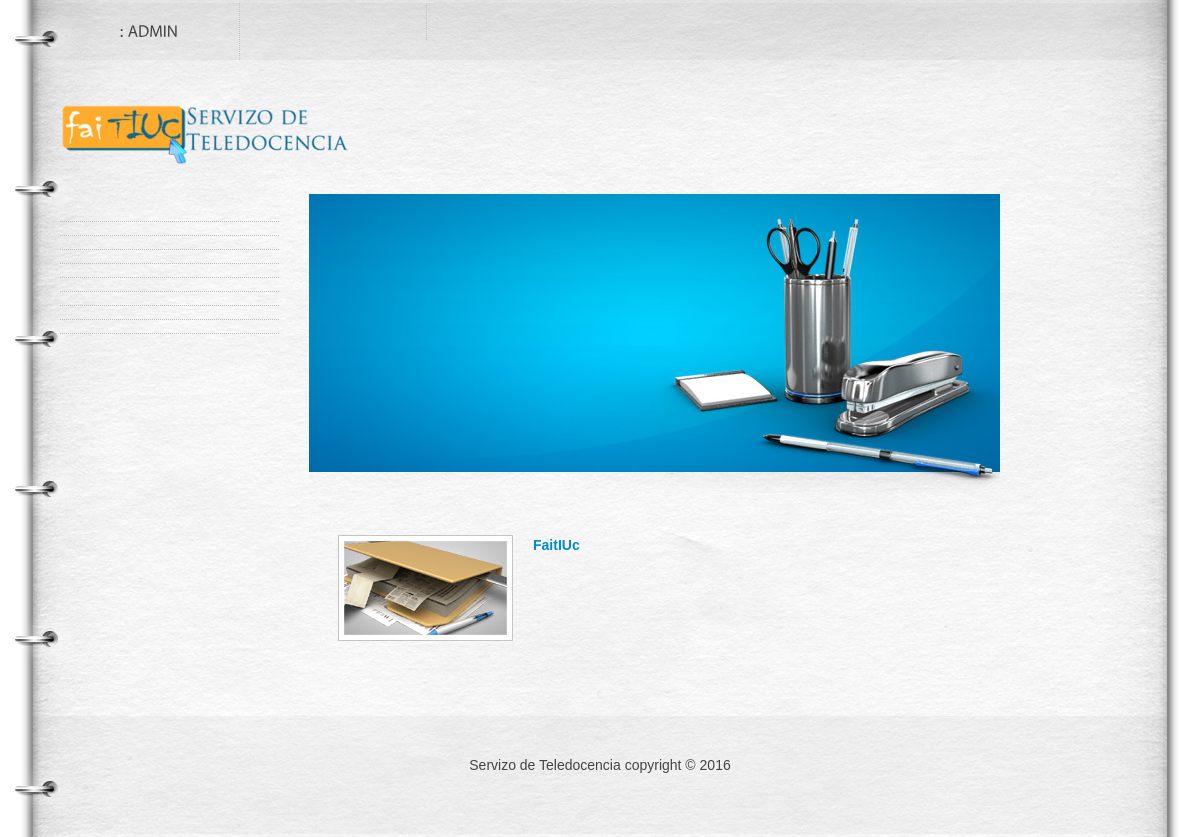
Before: /et3_iu/Views/DEFAULT_Vista.php (signed in) with the older database file.
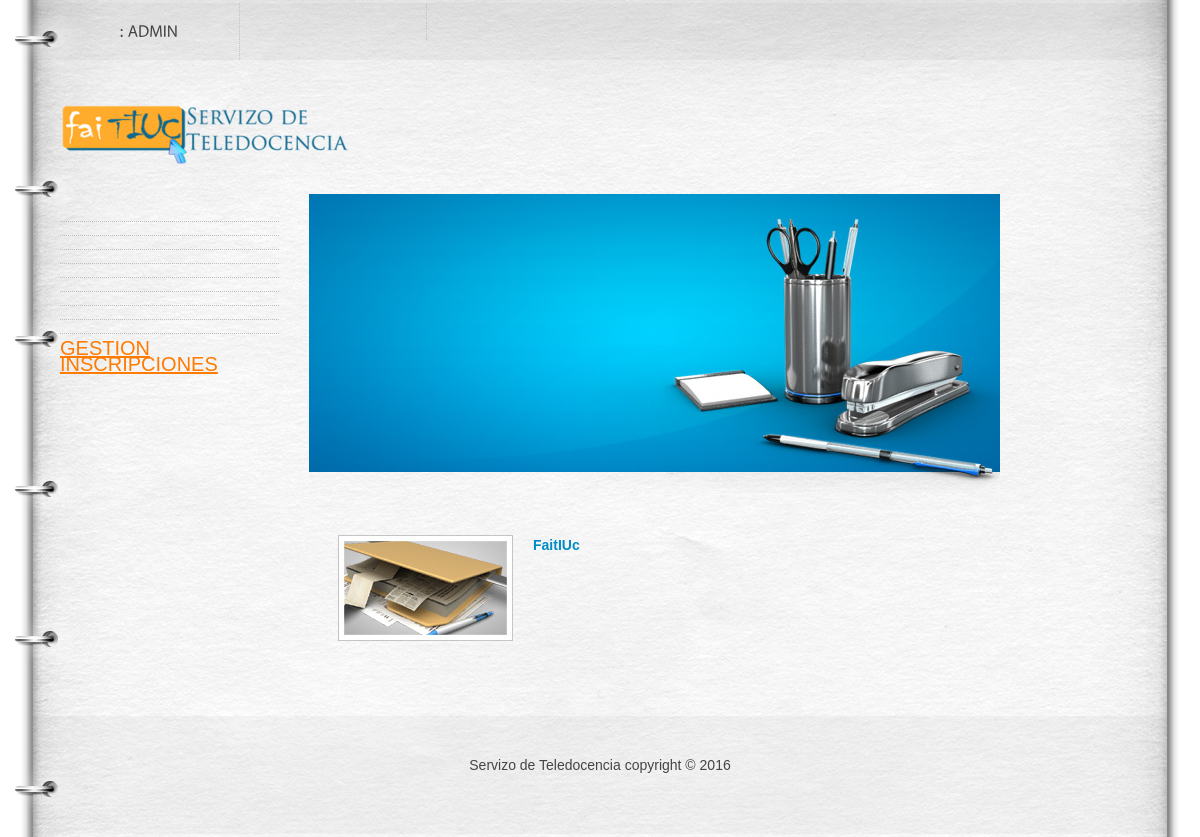
After: the same page with the newer database file.
### tables this page shows
CREATE TABLE IF NOT EXISTS `ROL_FUNCIONALIDAD` (
`ROL_ID` int(10) NOT NULL,
`FUNCIONALIDAD_ID` int(10) NOT NULL
);

CREATE TABLE IF NOT EXISTS `FUNCIONALIDAD` (
`FUNCIONALIDAD_ID` int(10) NOT NULL,
`FUNCIONALIDAD_NOM` varchar(80) NOT NULL
);

### et3_iu/Functions/LibraryFunctions.php (the view, shortened to what this page needs)
<?php
function ConsultarNOMFuncionalidad($FUNCIONALIDAD_ID) {
    $mysqli = new mysqli("localhost", "iu2016", "iu2016", "IU2016");
    $sql = "SELECT FUNCIONALIDAD_NOM FROM FUNCIONALIDAD WHERE FUNCIONALIDAD_ID='" . $FUNCIONALIDAD_ID . "'";
    $result = $mysqli->query($sql)->fetch_array();
    return $result['FUNCIONALIDAD_NOM'];
}
function añadirFuncionalidades($NOM) {
    $mysqli = new mysqli("localhost", "iu2016", "iu2016", "IU2016");
    $rol = "SELECT USUARIO_TIPO FROM USUARIO  WHERE USUARIO_USER='" . $NOM['login'] . "'";
    $sql = "SELECT FUNCIONALIDAD_ID, ROL_ID FROM ROL_FUNCIONALIDAD WHERE ROL_ID=(" . $rol . ")";
    if (!($resultado = $mysqli->query($sql))) {
        echo 'Error en la consulta sobre la base de datos';
    } else {
        while ($fila = $resultado->fetch_array()) {
            $funcionalidad = ConsultarNOMFuncionalidad($fila['FUNCIONALIDAD_ID']);
            switch ($funcionalidad) {
                case "GESTION USUARIOS":
                    ?><li><span><a style="font-size:20px;" href='../Controllers/USUARIO_Controller.php'><?php echo $strings['Gestión de usuarios'] ?></a></span></li> <?php
                                break;
                                ?><li><span><a style="font-size:20px;" href='../Controllers/USUARIO_Controller.php'><?php echo $strings['Gestión de usuarios'] ?></a></span></li> <?php
                            case "GESTION ROLES":
                                ?><li><span><a style="font-size:20px;" href='../Controllers/ROL_Controller.php'><?php echo $strings['Gestión de Roles'] ?></a></span></li> <?php
                                break;
                            case "GESTION FUNCIONALIDADES":
                                ?> <li><span><a  style="font-size:20px;"href='../Controllers/FUNCIONALIDAD_Controller.php'><?php echo $strings['Gestión de Funcionalidades'] ?></a></span></li><?php
                                break;
                            case "GESTION PAGINAS":
                                ?><li><span><a style="font-size:20px;" href='../Controllers/PAGINA_Controller.php'><?php echo $strings['Gestión de Páginas'] ?></a></span></li> <?php
                                break;
                            case "GESTION RUBRICAS":
                                ?><li><span><a style="font-size:20px;" href='../Controllers/RUBRICA_Controller.php'><?php echo $strings['Gestión de Rúbricas'] ?></a></span></li> <?php
                                break;
                            case "GESTION ENTREGAS":
                                ?><li><span><a style="font-size:20px;" href='../Controllers/ENTREGAS_Controller.php'><?php echo $strings['Gestión de Entregas'] ?></a></span></li> <?php
                                break;
                                ?><li><span><a style="font-size:20px;" href='../Controllers/ENTREGAS_Controller.php'><?php echo $strings['Gestión de Entregas'] ?></a></span></li> <?php
                            case "GESTION MATERIA":
                                ?><li><span><a style="font-size:20px;" href='../Controllers/MATERIA_Controller.php'><?php echo $strings['Gestión de Materias'] ?></a></span></li> <?php
                                break;
                            case "GESTION TRABAJOS":
                                ?><li><span><a style="font-size:20px;" href='../Controllers/TRABAJO_Controller.php'><?php echo $strings['Gestion de trabajos'] ?></a></span></li> <?php
                                break;
                            case "GESTION CORRECCIONES":
				                    ?><li><span><a style="font-size:20px;" href='../Controllers/CORRECCIONES_Controller.php'><?php echo $strings['Gestión de correcciones'] ?></a></span></li><?php
				                    break;
                            case "GESTION DOCUMENTACION":
                                break;
                            case "GESTION DE ITEMS DE RUBRICAS":
                                break;
                            default:
                                $link = str_replace(" ", "_", ConsultarNOMFuncionalidad($fila['FUNCIONALIDAD_ID'])) . "_Controller.php";
                                echo "<a style='font-size:20px;'href='../Controllers/" . $link . "'>" . ConsultarNOMFuncionalidad($fila['FUNCIONALIDAD_ID']) . " </a><br><br>";
                                break;
                        }
                    }
                }
            }
            ?>

### et3_iu/Views/DEFAULT_Vista.php (shortened to what this page needs)
<!DOCTYPE html>
<?php
include '../Functions/LibraryFunctions.php';
?>
<html
<head>
    <link rel="stylesheet" href="../css/reset.css" type="text/css" media="all">
    <link rel="stylesheet" href="../css/style.css" type="text/css" media="all">
</head>
<body id="page2">
<div class="wrap">
    <header>
        <div class="container">
            <h1><a href="../Views/DEFAULT_Vista.php"></a></h1>
            <nav>
                <ul>
                    <li ><a class="m2"><?php echo $strings['Usuario'].": ". $_SESSION['login']; ?></a></li>
                    <li><a href="../Functions/Desconectar.php" class="m1"><?php echo  $strings['Cerrar Sesión']; ?></a></li>
                </ul>
            </nav>
        </div>
    </header>
    <div class="container">
        <aside>
            <ul class="categories">
               <?php echo añadirFuncionalidades($_SESSION);?>
                </ul>
        </aside>
        <section id="content">
            <div id="banner">
                <h2><?php echo $strings['Educacion']?> <span><?php echo $strings['Online']?><span><?php echo $strings['2016']?></span></span></h2>
            </div>
            <div class="inside">
                <div class="img-box"><img src="../images/2page-img4.jpg"><span class="txt1">FaitIUc</span>
               <?php echo $strings['texto']?></div>
            </div>
        </section>
    </div>
</div>
<footer>
    <div class="container">
        <div class="inside">
            <div class="wrapper">
                <div class="aligncenter"> Servizo de Teledocencia copyright © 2016 </div>
            </div>
        </div>
    </div>
</footer>
</body>
</html>

### et3_iu/css/style.css (style rules this page uses)
article, aside, audio, canvas, command, datalist, details, embed, figcaption, figure, footer, header, hgroup, keygen, meter, nav, output, progress, section, source, video { display:block; }
body { background:#fff; font-family:Arial, Helvetica, sans-serif; font-size:100%; line-height:1em; color:#454545; }
html { min-width:940px; }
html, body { height:100%; }
.container { margin:0 auto; width:1080px; overflow:hidden; font-size:.875em; padding-bottom:176px; }
header { background:url(../images/header-bg.jpg) no-repeat center top; min-width:940px; }
header .container { height:194px; position:relative; padding:0; }
section#content { float:left; width:691px; }
aside { width:219px; float:left; margin-right:30px; padding:5px 0 0 0; }
footer { background:url(../images/footer-bg.png) no-repeat center top; margin-top:-121px; min-width:940px; }
footer .container { height:121px; padding:0; }
.aligncenter { text-align:center; }
.wrapper { width:100%; overflow:hidden; }
.wrap { height:auto !important; height:100%; min-height:100%; background:url(../images/tail-middle.jpg) repeat-y center 194px; min-width:940px; }
.categories { padding-bottom:37px; }
.categories li { font-weight:bold; font-size:.857em; padding-bottom:8px; margin-bottom:6px; background:url(../images/divider1.gif) repeat-x left bottom; }
.img-box { width:100%; overflow:hidden; padding-bottom:20px; line-height:1.429em; }
.img-box img { float:left; margin:0 20px 0 0; }
#banner { width:691px; height:299px; background:url(../images/banner-bg.jpg) no-repeat left top; }
#banner h2 { color:#fff; font-size:42px; text-transform:none; line-height:1.2em; padding:75px 0 0 55px; margin:0; }
a { color:#ff7b01; outline:none; }
h1 { text-indent:-9999px; }
h1 a { width:473px; height:63px; position:absolute; left:0; top:104px; background:url(../images/logo.png) no-repeat left top; }
h2 { font-size:24px; line-height:1.2em; text-transform:uppercase; margin-bottom:20px; }
.txt1 { color:#008cc4; font-weight:bold; }
header nav { position:absolute; left:0; top:3px; }
header nav ul li { float:left; font-size:16px; line-height:1.2em; text-transform:uppercase; padding-right:1px; background:url(../images/divider.gif) repeat-y right top; }
header nav ul li a { color:#454545; text-decoration:none; display:block; float:left; text-align:center; padding:18px 0 20px 0; background-repeat:no-repeat; background-position:left top; }
header nav ul li a.m1 { width:186px; }
header nav ul li a.m2 { width:179px; }
#content .inside { padding:22px 20px 0 29px; }
footer .aligncenter { padding-top:39px; line-height:1.429em; }

Changed rows visible on the page:
added rol_funcionalidad: FUNCIONALIDAD_ID.FUNCIONALIDAD_NOM "GESTION INSCRIPCIONES"
